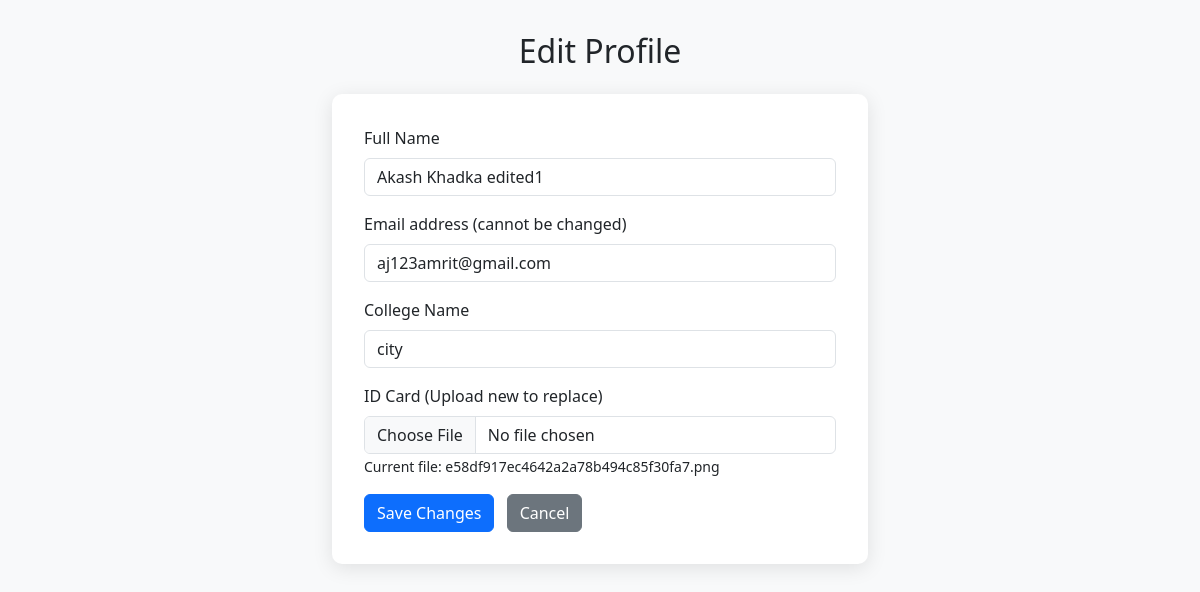
Screenshot of /edit_profile (signed in) with the database file from the repository.
### app.py (models this page shows)
class User(db.Model):
    id = db.Column(db.Integer, primary_key=True)
    name = db.Column(db.String(100), nullable=False)
    email = db.Column(db.String(100), unique=True, nullable=False)
    password = db.Column(db.String(100), nullable=False)
    college_name = db.Column(db.String(100), nullable=False)
    id_card = db.Column(db.String(100))
    registration_date = db.Column(db.DateTime, default=db.func.current_timestamp())

### app.py (the view, shortened to what this page needs)
@app.route('/edit_profile', methods=['GET', 'POST'])
def edit_profile():
    user_id = session.get('user_id')
    if not user_id:
        flash('Please log in to edit your profile.', 'warning')
        return redirect(url_for('login'))
    user = User.query.get(user_id)
    if not user:
        flash('User not found.', 'danger')
        return redirect(url_for('login'))
    return render_template('edit_profile.html', user=user)

### templates/edit_profile.html (shortened to what this page needs)
<!DOCTYPE html>
<html lang="en">
<head>
  <link href="https://cdn.jsdelivr.net/npm/bootstrap@5.3.0/dist/css/bootstrap.min.css" rel="stylesheet"/>
  <link rel="stylesheet" href="https://cdnjs.cloudflare.com/ajax/libs/font-awesome/6.4.0/css/all.min.css"/>
</head>
<body>
  <h2 class="mb-4 text-center">Edit Profile</h2>
  <div class="form-container">
    <form method="POST" enctype="multipart/form-data" action="{{ url_for('edit_profile') }}">
      <div class="mb-3">
        <label for="name" class="form-label">Full Name</label>
        <input type="text" class="form-control" id="name" name="name" value="{{ user.name }}" required>
      </div>
      <div class="mb-3">
        <label for="email" class="form-label">Email address (cannot be changed)</label>
        <input type="email" class="form-control" id="email" name="email" value="{{ user.email }}" readonly>
      </div>
      <div class="mb-3">
        <label for="college_name" class="form-label">College Name</label>
        <input type="text" class="form-control" id="college_name" name="college_name" value="{{ user.college_name }}" required>
      </div>
      <div class="mb-3">
        <label for="id_card" class="form-label">ID Card (Upload new to replace)</label>
        <input type="file" class="form-control" id="id_card" name="id_card" accept=".png,.jpg,.jpeg,.gif,.pdf">
        {% if user.id_card %}
          <small>Current file: {{ user.id_card }}</small>
        {% endif %}
      </div>
      <button type="submit" class="btn btn-primary">Save Changes</button>
      <a href="{{ url_for('profile') }}" class="btn btn-secondary ms-2">Cancel</a>
    </form>
  </div>
</body>
</html>

### templates/edit_profile.html (style rules this page uses)
body { font-family: 'Segoe UI', Tahoma, Geneva, Verdana, sans-serif; background: #f8f9fa; padding: 2rem; max-width: 600px; margin: auto; }
.form-container { background: white; padding: 2rem; border-radius: 10px; box-shadow: 0 4px 20px rgba(0,0,0,0.1); }

### rows the page displays
User: name "Akash Khadka edited1", email "aj123amrit@gmail.com", college_name "city", id_card "e58df917ec4642a2a78b494c85f30fa7.png"
